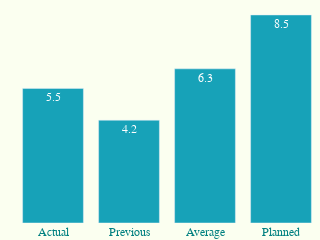

The notebook cell saved with this chart:
### Code cell
x = ['Actual', 'Previous', 'Average', 'Planned']
y = [5.5, 4.2, 6.3, 8.5]
fig_m_prog = go.Figure([go.Bar(x=x, y=y, text=y, textposition='auto')])
fig_m_prog.update_layout(paper_bgcolor="#fbfff0", plot_bgcolor="#fbfff0",
                            font={'color': "#008080", 'family': "Arial"}, height=100, width=250,
                            margin=dict(l=15, r=1, b=4, t=4))
fig_m_prog.update_yaxes(title='y', visible=False, showticklabels=False)
fig_m_prog.update_traces(marker_color='#17A2B8', selector=dict(type='bar'))

### Figure 1 — Plotly figure (JSON) as saved in the notebook; plotly's stock layout.template omitted (floating-point values rounded to 4 significant figures)
{"data": [{"marker": {"color": "#17A2B8"}, "text": ["5.5", "4.2", "6.3", "8.5"], "textposition": "auto", "type": "bar", "x": ["Actual", "Previous", "Average", "Planned"], "y": [5.5, 4.2, 6.3, 8.5]}], "layout": {"font": {"color": "#008080", "family": "Arial"}, "height": 100, "margin": {"b": 4, "l": 15, "r": 1, "t": 4}, "paper_bgcolor": "#fbfff0", "plot_bgcolor": "#fbfff0", "width": 250, "yaxis": {"showticklabels": false, "title": {"text": "y"}, "visible": false}}}
